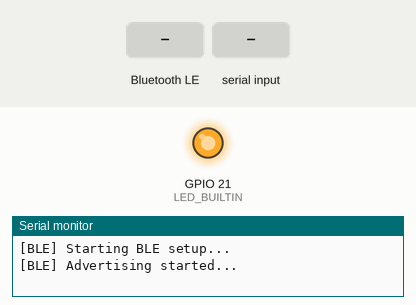
Recording of a sketch running on a simulated Seeed XIAO ESP32-S3. Shown: output pins drawn as LEDs (lit = HIGH), the last lines printed to the serial monitor. The inputs (shaded band) are chosen by the test bench. Nothing arrives over Bluetooth unless stated; a phone connects over Bluetooth LE 3 s after start.

Above: at 1.2 s.
1.3 s: Bluetooth LE write "SEND50K" received
At 3.8 s:
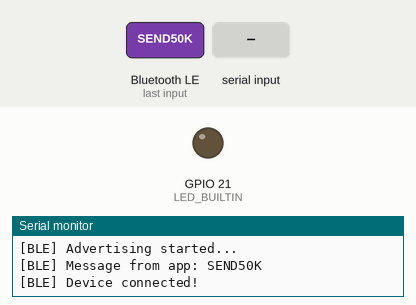
4.3 s: "SEND50K\n" received over Serial
6.2 s: Bluetooth LE write "1" received
7.7 s: "1\n" received over Serial
Timing chart, 0 to 10.2 s (numbered marks = the images above; inputs shaded):
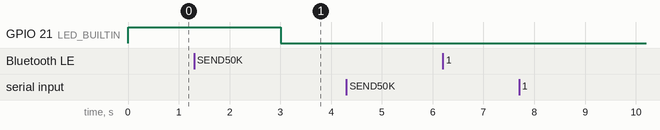

The sketch:

sketch_sep7a.ino
```cpp
#include <BLEDevice.h>
#include <BLEUtils.h>
#include <BLEServer.h>

#define SERVICE_UUID        "4fafc201-1fb5-459e-8fcc-c5c9c331914b"
#define CHARACTERISTIC_UUID "beb5483e-36e1-4688-b7f5-ea07361b26a8"

volatile bool deviceConnected = false;
BLECharacteristic* pCharacteristic;

// ==========================
// BLE Server Callbacks
// ==========================
class MyServerCallbacks : public BLEServerCallbacks {
  void onConnect(BLEServer* pServer) override {
    Serial.println("[BLE] Device connected!");
    deviceConnected = true;
  }

  void onDisconnect(BLEServer* pServer) override {
    Serial.println("[BLE] Device disconnected!");
    deviceConnected = false;
    BLEDevice::startAdvertising();
    Serial.println("[BLE] Restarting advertising...");
  }
};

// ==========================
// BLE Characteristic Callbacks
// ==========================
class MyCharacteristicCallbacks : public BLECharacteristicCallbacks {
  void onWrite(BLECharacteristic* pCharacteristic) override {
    String value = pCharacteristic->getValue().c_str();
    Serial.print("[BLE] Message from app: ");
    Serial.println(value);
  }
};

// ==========================
// Setup
// ==========================
void setup() {
  pinMode(LED_BUILTIN, OUTPUT);
  Serial.begin(115200);
  Serial.println("[BLE] Starting BLE setup...");

  BLEDevice::init("XIAO_ESP32S3");
  BLEServer *pServer = BLEDevice::createServer();
  pServer->setCallbacks(new MyServerCallbacks());

  BLEService *pService = pServer->createService(SERVICE_UUID);

  pCharacteristic = pService->createCharacteristic(
    CHARACTERISTIC_UUID,
    BLECharacteristic::PROPERTY_WRITE |
    BLECharacteristic::PROPERTY_NOTIFY
  );

  pCharacteristic->setCallbacks(new MyCharacteristicCallbacks());
  pService->start();

  BLEAdvertising *pAdvertising = BLEDevice::getAdvertising();
  pAdvertising->addServiceUUID(SERVICE_UUID);
  pAdvertising->setScanResponse(true);
  BLEDevice::startAdvertising();

  Serial.println("[BLE] Advertising started...");
}

// ==========================
// Main Loop
// ==========================
void loop() {
  if (deviceConnected) {
    digitalWrite(LED_BUILTIN, LOW); // LED ON when connected

    if (Serial.available() > 0) {
      String input = Serial.readStringUntil('\n');
      input.trim();

      if (input.length() > 0) {
        if (input == "SEND50K") {
          send50KData(); // send dummy 50KB in 517-byte chunks
        } else {
          pCharacteristic->setValue(input.c_str());
          pCharacteristic->notify();
          Serial.print("[BLE] Notified: ");
          Serial.println(input);
        }
      }
    }

  } else {
    digitalWrite(LED_BUILTIN, HIGH);  // LED OFF when disconnected
  }

  delay(10);
}

// ==========================
// Send payload in 517-byte chunks
// ==========================
void send50KData() {
  while (Serial.available() > 0) Serial.read(); // flush leftover input

  const int totalSize = 50000;
  const int chunkSize = 517;     // fixed chunk
  static char buffer[517];

  Serial.print("[BLE] Sending 50KB using chunk size: ");
  Serial.println(chunkSize);

  unsigned long startTime = millis();

  for (int i = 0; i < totalSize; i += chunkSize) {
    int size = (i + chunkSize > totalSize) ? (totalSize - i) : chunkSize;

    memset(buffer, 'A', size);
    pCharacteristic->setValue((uint8_t*)buffer, size);
    pCharacteristic->notify();
    delay(5); // small delay to avoid congestion
  }

  unsigned long endTime = millis();
  Serial.print("[BLE] 50KB data sent in ");
  Serial.print(endTime - startTime);
  Serial.println(" ms");
}
```
